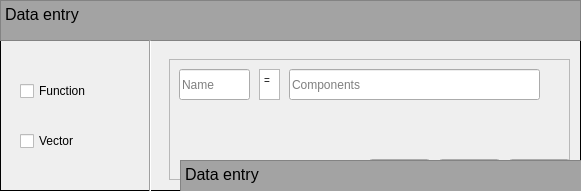
  <widget class="QFrame" name="frame">
   <property name="geometry">
    <rect>
     <x>20</x>
     <y>10</y>
     <width>581</width>
     <height>191</height>
    </rect>
   </property>
   <property name="frameShape">
    <enum>QFrame::Box</enum>
   </property>
   <property name="frameShadow">
    <enum>QFrame::Plain</enum>
   </property>
   <widget class="QTextBrowser" name="textBrowser">
    <property name="geometry">
     <rect>
      <x>0</x>
      <y>0</y>
      <width>581</width>
      <height>41</height>
     </rect>
    </property>
    <property name="palette">
     <palette>
      <active>
       <colorrole role="WindowText">
        <brush brushstyle="SolidPattern">
         <color alpha="255">
          <red>0</red>
          <green>0</green>
          <blue>0</blue>
         </color>
        </brush>
       </colorrole>
       <colorrole role="Button">
        <brush brushstyle="SolidPattern">
         <color alpha="255">
          <red>170</red>
          <green>170</green>
          <blue>170</blue>
         </color>
        </brush>
       </colorrole>
       <colorrole role="Light">
        <brush brushstyle="SolidPattern">
         <color alpha="255">
          <red>255</red>
          <green>255</green>
          <blue>255</blue>
         </color>
        </brush>
       </colorrole>
       <colorrole role="Midlight">
        <brush brushstyle="SolidPattern">
         <color alpha="255">
          <red>212</red>
          <green>212</green>
          <blue>212</blue>
         </color>
        </brush>
       </colorrole>
       <colorrole role="Dark">
        <brush brushstyle="SolidPattern">
         <color alpha="255">
          <red>85</red>
          <green>85</green>
          <blue>85</blue>
         </color>
        </brush>
       </colorrole>
       <colorrole role="Mid">
        <brush brushstyle="SolidPattern">
         <color alpha="255">
          <red>113</red>
          <green>113</green>
          <blue>113</blue>
         </color>
        </brush>
       </colorrole>
       <colorrole role="Text">
        <brush brushstyle="SolidPattern">
         <color alpha="255">
          <red>0</red>
          <green>0</green>
          <blue>0</blue>
         </color>
        </brush>
       </colorrole>
       <colorrole role="BrightText">
        <brush brushstyle="SolidPattern">
         <color alpha="255">
          <red>255</red>
          <green>255</green>
          <blue>255</blue>
         </color>
        </brush>
       </colorrole>
       <colorrole role="ButtonText">
        <brush brushstyle="SolidPattern">
         <color alpha="255">
          <red>0</red>
          <green>0</green>
          <blue>0</blue>
         </color>
        </brush>
       </colorrole>
       <colorrole role="Base">
        <brush brushstyle="SolidPattern">
         <color alpha="255">
          <red>163</red>
          <green>163</green>
          <blue>163</blue>
         </color>
        </brush>
       </colorrole>
       <colorrole role="Window">
        <brush brushstyle="SolidPattern">
         <color alpha="255">
          <red>170</red>
          <green>170</green>
          <blue>170</blue>
         </color>
        </brush>
       </colorrole>
       <colorrole role="Shadow">
        <brush brushstyle="SolidPattern">
         <color alpha="255">
          <red>0</red>
          <green>0</green>
          <blue>0</blue>
         </color>
        </brush>
       </colorrole>
       <colorrole role="AlternateBase">
        <brush brushstyle="SolidPattern">
         <color alpha="255">
          <red>212</red>
          <green>212</green>
          <blue>212</blue>
         </color>
        </brush>
       </colorrole>
       <colorrole role="ToolTipBase">
        <brush brushstyle="SolidPattern">
         <color alpha="255">
          <red>255</red>
          <green>255</green>
          <blue>220</blue>
         </color>
        </brush>
       </colorrole>
       <colorrole role="ToolTipText">
        <brush brushstyle="SolidPattern">
         <color alpha="255">
          <red>0</red>
          <green>0</green>
          <blue>0</blue>
         </color>
        </brush>
       </colorrole>
       <colorrole role="PlaceholderText">
        <brush brushstyle="SolidPattern">
         <color alpha="128">
          <red>0</red>
          <green>0</green>
          <blue>0</blue>
         </color>
        </brush>
       </colorrole>
      </active>
      <inactive>
       <colorrole role="WindowText">
        <brush brushstyle="SolidPattern">
         <color alpha="255">
          <red>0</red>
          <green>0</green>
          <blue>0</blue>
         </color>
        </brush>
       </colorrole>
       <colorrole role="Button">
        <brush brushstyle="SolidPattern">
         <color alpha="255">
          <red>170</red>
          <green>170</green>
          <blue>170</blue>
         </color>
        </brush>
       </colorrole>
       <colorrole role="Light">
        <brush brushstyle="SolidPattern">
         <color alpha="255">
          <red>255</red>
          <green>255</green>
          <blue>255</blue>
         </color>
        </brush>
       </colorrole>
       <colorrole role="Midlight">
        <brush brushstyle="SolidPattern">
         <color alpha="255">
          <red>212</red>
          <green>212</green>
          <blue>212</blue>
         </color>
        </brush>
       </colorrole>
       <colorrole role="Dark">
        <brush brushstyle="SolidPattern">
         <color alpha="255">
          <red>85</red>
          <green>85</green>
          <blue>85</blue>
         </color>
        </brush>
       </colorrole>
       <colorrole role="Mid">
        <brush brushstyle="SolidPattern">
         <color alpha="255">
          <red>113</red>
          <green>113</green>
          <blue>113</blue>
         </color>
        </brush>
       </colorrole>
       <colorrole role="Text">
        <brush brushstyle="SolidPattern">
         <color alpha="255">
          <red>0</red>
          <green>0</green>
          <blue>0</blue>
         </color>
        </brush>
       </colorrole>
       <colorrole role="BrightText">
        <brush brushstyle="SolidPattern">
         <color alpha="255">
          <red>255</red>
          <green>255</green>
          <blue>255</blue>
         </color>
        </brush>
       </colorrole>
       <colorrole role="ButtonText">
        <brush brushstyle="SolidPattern">
         <color alpha="255">
          <red>0</red>
          <green>0</green>
          <blue>0</blue>
         </color>
        </brush>
       </colorrole>
       <colorrole role="Base">
        <brush brushstyle="SolidPattern">
         <color alpha="255">
          <red>163</red>
          <green>163</green>
          <blue>163</blue>
         </color>
        </brush>
       </colorrole>
       <colorrole role="Window">
        <brush brushstyle="SolidPattern">
         <color alpha="255">
          <red>170</red>
          <green>170</green>
          <blue>170</blue>
         </color>
        </brush>
       </colorrole>
       <colorrole role="Shadow">
        <brush brushstyle="SolidPattern">
         <color alpha="255">
          <red>0</red>
          <green>0</green>
          <blue>0</blue>
         </color>
        </brush>
       </colorrole>
       <colorrole role="AlternateBase">
        <brush brushstyle="SolidPattern">
         <color alpha="255">
          <red>212</red>
          <green>212</green>
          <blue>212</blue>
         </color>
        </brush>
       </colorrole>
       <colorrole role="ToolTipBase">
        <brush brushstyle="SolidPattern">
         <color alpha="255">
          <red>255</red>
          <green>255</green>
          <blue>220</blue>
         </color>
        </brush>
       </colorrole>
       <colorrole role="ToolTipText">
        <brush brushstyle="SolidPattern">
         <color alpha="255">
          <red>0</red>
          <green>0</green>
          <blue>0</blue>
         </color>
        </brush>
       </colorrole>
       <colorrole role="PlaceholderText">
        <brush brushstyle="SolidPattern">
         <color alpha="128">
          <red>0</red>
          <green>0</green>
          <blue>0</blue>
         </color>
        </brush>
       </colorrole>
      </inactive>
      <disabled>
       <colorrole role="WindowText">
        <brush brushstyle="SolidPattern">
         <color alpha="255">
          <red>85</red>
          <green>85</green>
          <blue>85</blue>
         </color>
        </brush>
       </colorrole>
       <colorrole role="Button">
        <brush brushstyle="SolidPattern">
         <color alpha="255">
          <red>170</red>
          <green>170</green>
          <blue>170</blue>
         </color>
        </brush>
       </colorrole>
       <colorrole role="Light">
        <brush brushstyle="SolidPattern">
         <color alpha="255">
          <red>255</red>
          <green>255</green>
          <blue>255</blue>
         </color>
        </brush>
       </colorrole>
       <colorrole role="Midlight">
        <brush brushstyle="SolidPattern">
         <color alpha="255">
          <red>212</red>
          <green>212</green>
          <blue>212</blue>
         </color>
        </brush>
       </colorrole>
       <colorrole role="Dark">
        <brush brushstyle="SolidPattern">
         <color alpha="255">
          <red>85</red>
          <green>85</green>
          <blue>85</blue>
         </color>
        </brush>
       </colorrole>
       <colorrole role="Mid">
        <brush brushstyle="SolidPattern">
         <color alpha="255">
          <red>113</red>
          <green>113</green>
          <blue>113</blue>
         </color>
        </brush>
       </colorrole>
       <colorrole role="Text">
        <brush brushstyle="SolidPattern">
         <color alpha="255">
          <red>85</red>
          <green>85</green>
          <blue>85</blue>
         </color>
        </brush>
       </colorrole>
       <colorrole role="BrightText">
        <brush brushstyle="SolidPattern">
         <color alpha="255">
          <red>255</red>
          <green>255</green>
          <blue>255</blue>
         </color>
        </brush>
       </colorrole>
       <colorrole role="ButtonText">
        <brush brushstyle="SolidPattern">
         <color alpha="255">
          <red>85</red>
          <green>85</green>
          <blue>85</blue>
         </color>
        </brush>
       </colorrole>
       <colorrole role="Base">
        <brush brushstyle="SolidPattern">
         <color alpha="255">
          <red>170</red>
          <green>170</green>
          <blue>170</blue>
         </color>
        </brush>
       </colorrole>
       <colorrole role="Window">
        <brush brushstyle="SolidPattern">
         <color alpha="255">
          <red>170</red>
          <green>170</green>
          <blue>170</blue>
         </color>
        </brush>
       </colorrole>
       <colorrole role="Shadow">
        <brush brushstyle="SolidPattern">
         <color alpha="255">
          <red>0</red>
          <green>0</green>
          <blue>0</blue>
         </color>
        </brush>
       </colorrole>
       <colorrole role="AlternateBase">
        <brush brushstyle="SolidPattern">
         <color alpha="255">
          <red>170</red>
          <green>170</green>
          <blue>170</blue>
         </color>
        </brush>
       </colorrole>
       <colorrole role="ToolTipBase">
        <brush brushstyle="SolidPattern">
         <color alpha="255">
          <red>255</red>
          <green>255</green>
          <blue>220</blue>
         </color>
        </brush>
       </colorrole>
       <colorrole role="ToolTipText">
        <brush brushstyle="SolidPattern">
         <color alpha="255">
          <red>0</red>
          <green>0</green>
          <blue>0</blue>
         </color>
        </brush>
       </colorrole>
       <colorrole role="PlaceholderText">
        <brush brushstyle="SolidPattern">
         <color alpha="128">
          <red>0</red>
          <green>0</green>
          <blue>0</blue>
         </color>
        </brush>
       </colorrole>
      </disabled>
     </palette>
    </property>
    <property name="verticalScrollBarPolicy">
     <enum>Qt::ScrollBarAlwaysOff</enum>
    </property>
    <property name="html">
     <string>&lt;!DOCTYPE HTML PUBLIC &quot;-//W3C//DTD HTML 4.0//EN&quot; &quot;http://www.w3.org/TR/REC-html40/strict.dtd&quot;&gt;
&lt;html&gt;&lt;head&gt;&lt;meta name=&quot;qrichtext&quot; content=&quot;1&quot; /&gt;&lt;style type=&quot;text/css&quot;&gt;
p, li { white-space: pre-wrap; }
&lt;/style&gt;&lt;/head&gt;&lt;body style=&quot; font-family:'MS Shell Dlg 2'; font-size:7.8pt; font-weight:400; font-style:normal;&quot;&gt;
&lt;p style=&quot; margin-top:0px; margin-bottom:0px; margin-left:0px; margin-right:0px; -qt-block-indent:0; text-indent:0px;&quot;&gt;&lt;span style=&quot; font-size:12pt;&quot;&gt;Data entry&lt;/span&gt;&lt;/p&gt;
&lt;p style=&quot;-qt-paragraph-type:empty; margin-top:0px; margin-bottom:0px; margin-left:0px; margin-right:0px; -qt-block-indent:0; text-indent:0px; font-size:12pt;&quot;&gt;&lt;br /&gt;&lt;/p&gt;&lt;/body&gt;&lt;/html&gt;</string>
    </property>
   </widget>
   <widget class="QCheckBox" name="CheckBox_funct">
    <property name="geometry">
     <rect>
      <x>20</x>
      <y>80</y>
      <width>83</width>
      <height>22</height>
     </rect>
    </property>
    <property name="text">
     <string>Function</string>
    </property>
   </widget>
   <widget class="QCheckBox" name="CheckBox_vector">
    <property name="geometry">
     <rect>
      <x>20</x>
      <y>130</y>
      <width>83</width>
      <height>22</height>
     </rect>
    </property>
    <property name="cursor">
     <cursorShape>PointingHandCursor</cursorShape>
    </property>
    <property name="text">
     <string>Vector</string>
    </property>
    <property name="tristate">
     <bool>false</bool>
    </property>
   </widget>
   <widget class="Line" name="line">
    <property name="geometry">
     <rect>
      <x>140</x>
      <y>40</y>
      <width>20</width>
      <height>171</height>
     </rect>
    </property>
    <property name="orientation">
     <enum>Qt::Vertical</enum>
    </property>
   </widget>
   <widget class="QFrame" name="frame_2">
    <property name="geometry">
     <rect>
      <x>169</x>
      <y>59</y>
      <width>401</width>
      <height>121</height>
     </rect>
    </property>
    <property name="frameShape">
     <enum>QFrame::StyledPanel</enum>
    </property>
    <property name="frameShadow">
     <enum>QFrame::Raised</enum>
    </property>
    <widget class="QLineEdit" name="LineEdit_Name">
     <property name="geometry">
      <rect>
       <x>10</x>
       <y>10</y>
       <width>71</width>
       <height>31</height>
      </rect>
     </property>
     <property name="placeholderText">
      <string>Name</string>
     </property>
    </widget>
    <widget class="QTextBrowser" name="textBrowser_2">
     <property name="geometry">
      <rect>
       <x>90</x>
       <y>10</y>
       <width>21</width>
       <height>31</height>
      </rect>
     </property>
     <property name="html">
      <string>&lt;!DOCTYPE HTML PUBLIC &quot;-//W3C//DTD HTML 4.0//EN&quot; &quot;http://www.w3.org/TR/REC-html40/strict.dtd&quot;&gt;
&lt;html&gt;&lt;head&gt;&lt;meta name=&quot;qrichtext&quot; content=&quot;1&quot; /&gt;&lt;style type=&quot;text/css&quot;&gt;
p, li { white-space: pre-wrap; }
&lt;/style&gt;&lt;/head&gt;&lt;body style=&quot; font-family:'MS Shell Dlg 2'; font-size:7.8pt; font-weight:400; font-style:normal;&quot;&gt;
&lt;p style=&quot; margin-top:0px; margin-bottom:0px; margin-left:0px; margin-right:0px; -qt-block-indent:0; text-indent:0px;&quot;&gt;=&lt;/p&gt;&lt;/body&gt;&lt;/html&gt;</string>
     </property>
    </widget>
    <widget class="QLineEdit" name="LineEdit_Comp">
     <property name="geometry">
      <rect>
       <x>120</x>
       <y>10</y>
       <width>251</width>
       <height>31</height>
      </rect>
     </property>
     <property name="placeholderText">
      <string>Components</string>
     </property>
    </widget>
    <widget class="QPushButton" name="Button_racine">
     <property name="geometry">
      <rect>
       <x>200</x>
       <y>100</y>
       <width>61</width>
       <height>20</height>
      </rect>
     </property>
     <property name="text">
      <string>√</string>
     </property>
    </widget>
    <widget class="QPushButton" name="Button_sum">
     <property name="geometry">
      <rect>
       <x>270</x>
       <y>100</y>
       <width>61</width>
       <height>20</height>
      </rect>
     </property>
     <property name="text">
      <string>∑</string>
     </property>
    </widget>
    <widget class="QPushButton" name="Button_pi">
     <property name="geometry">
      <rect>
       <x>340</x>
       <y>100</y>
       <width>61</width>
       <height>20</height>
      </rect>
     </property>
     <property name="text">
      <string>∏</string>
     </property>
    </widget>
   </widget>
   <widget class="QFrame" name="frame_3">
    <property name="geometry">
     <rect>
      <x>180</x>
      <y>160</y>
      <width>581</width>
      <height>191</height>
     </rect>
    </property>
    <property name="frameShape">
     <enum>QFrame::Box</enum>
    </property>
    <property name="frameShadow">
     <enum>QFrame::Plain</enum>
    </property>
    <widget class="QTextBrowser" name="textBrowser_3">
     <property name="geometry">
      <rect>
       <x>0</x>
       <y>0</y>
       <width>581</width>
       <height>41</height>
      </rect>
     </property>
     <property name="palette">
      <palette>
       <active>
        <colorrole role="WindowText">
         <brush brushstyle="SolidPattern">
          <color alpha="255">
           <red>0</red>
           <green>0</green>
           <blue>0</blue>
          </color>
         </brush>
        </colorrole>
        <colorrole role="Button">
         <brush brushstyle="SolidPattern">
          <color alpha="255">
           <red>170</red>
           <green>170</green>
           <blue>170</blue>
          </color>
         </brush>
        </colorrole>
        <colorrole role="Light">
         <brush brushstyle="SolidPattern">
          <color alpha="255">
           <red>255</red>
           <green>255</green>
           <blue>255</blue>
          </color>
         </brush>
        </colorrole>
        <colorrole role="Midlight">
         <brush brushstyle="SolidPattern">
          <color alpha="255">
           <red>212</red>
           <green>212</green>
           <blue>212</blue>
          </color>
         </brush>
        </colorrole>
        <colorrole role="Dark">
         <brush brushstyle="SolidPattern">
          <color alpha="255">
           <red>85</red>
           <green>85</green>
           <blue>85</blue>
          </color>
         </brush>
        </colorrole>
        <colorrole role="Mid">
         <brush brushstyle="SolidPattern">
          <color alpha="255">
           <red>113</red>
           <green>113</green>
           <blue>113</blue>
          </color>
         </brush>
        </colorrole>
        <colorrole role="Text">
         <brush brushstyle="SolidPattern">
          <color alpha="255">
           <red>0</red>
           <green>0</green>
           <blue>0</blue>
          </color>
         </brush>
        </colorrole>
        <colorrole role="BrightText">
         <brush brushstyle="SolidPattern">
          <color alpha="255">
           <red>255</red>
           <green>255</green>
           <blue>255</blue>
          </color>
         </brush>
        </colorrole>
        <colorrole role="ButtonText">
         <brush brushstyle="SolidPattern">
          <color alpha="255">
           <red>0</red>
           <green>0</green>
           <blue>0</blue>
          </color>
         </brush>
        </colorrole>
        <colorrole role="Base">
         <brush brushstyle="SolidPattern">
          <color alpha="255">
           <red>163</red>
           <green>163</green>
           <blue>163</blue>
          </color>
         </brush>
        </colorrole>
        <colorrole role="Window">
         <brush brushstyle="SolidPattern">
          <color alpha="255">
           <red>170</red>
           <green>170</green>
           <blue>170</blue>
          </color>
         </brush>
        </colorrole>
        <colorrole role="Shadow">
         <brush brushstyle="SolidPattern">
          <color alpha="255">
           <red>0</red>
           <green>0</green>
           <blue>0</blue>
          </color>
         </brush>
        </colorrole>
        <colorrole role="AlternateBase">
         <brush brushstyle="SolidPattern">
          <color alpha="255">
           <red>212</red>
           <green>212</green>
           <blue>212</blue>
          </color>
         </brush>
        </colorrole>
        <colorrole role="ToolTipBase">
         <brush brushstyle="SolidPattern">
          <color alpha="255">
           <red>255</red>
           <green>255</green>
           <blue>220</blue>
          </color>
         </brush>
        </colorrole>
        <colorrole role="ToolTipText">
         <brush brushstyle="SolidPattern">
          <color alpha="255">
           <red>0</red>
           <green>0</green>
           <blue>0</blue>
          </color>
         </brush>
        </colorrole>
        <colorrole role="PlaceholderText">
         <brush brushstyle="SolidPattern">
          <color alpha="128">
           <red>0</red>
           <green>0</green>
           <blue>0</blue>
          </color>
         </brush>
        </colorrole>
       </active>
       <inactive>
        <colorrole role="WindowText">
         <brush brushstyle="SolidPattern">
          <color alpha="255">
           <red>0</red>
           <green>0</green>
           <blue>0</blue>
          </color>
         </brush>
        </colorrole>
        <colorrole role="Button">
         <brush brushstyle="SolidPattern">
          <color alpha="255">
           <red>170</red>
           <green>170</green>
           <blue>170</blue>
          </color>
         </brush>
        </colorrole>
        <colorrole role="Light">
         <brush brushstyle="SolidPattern">
          <color alpha="255">
           <red>255</red>
           <green>255</green>
           <blue>255</blue>
          </color>
         </brush>
        </colorrole>
        <colorrole role="Midlight">
         <brush brushstyle="SolidPattern">
          <color alpha="255">
           <red>212</red>
           <green>212</green>
           <blue>212</blue>
          </color>
         </brush>
        </colorrole>
        <colorrole role="Dark">
         <brush brushstyle="SolidPattern">
          <color alpha="255">
           <red>85</red>
           <green>85</green>
           <blue>85</blue>
          </color>
         </brush>
        </colorrole>
        <colorrole role="Mid">
         <brush brushstyle="SolidPattern">
          <color alpha="255">
           <red>113</red>
           <green>113</green>
           <blue>113</blue>
          </color>
         </brush>
        </colorrole>
        <colorrole role="Text">
         <brush brushstyle="SolidPattern">
          <color alpha="255">
           <red>0</red>
           <green>0</green>
           <blue>0</blue>
          </color>
         </brush>
        </colorrole>
        <colorrole role="BrightText">
         <brush brushstyle="SolidPattern">
          <color alpha="255">
           <red>255</red>
           <green>255</green>
           <blue>255</blue>
          </color>
         </brush>
        </colorrole>
        <colorrole role="ButtonText">
         <brush brushstyle="SolidPattern">
          <color alpha="255">
           <red>0</red>
           <green>0</green>
           <blue>0</blue>
          </color>
         </brush>
        </colorrole>
        <colorrole role="Base">
         <brush brushstyle="SolidPattern">
          <color alpha="255">
           <red>163</red>
           <green>163</green>
           <blue>163</blue>
          </color>
         </brush>
        </colorrole>
        <colorrole role="Window">
         <brush brushstyle="SolidPattern">
          <color alpha="255">
           <red>170</red>
           <green>170</green>
           <blue>170</blue>
          </color>
         </brush>
        </colorrole>
        <colorrole role="Shadow">
         <brush brushstyle="SolidPattern">
          <color alpha="255">
           <red>0</red>
           <green>0</green>
           <blue>0</blue>
          </color>
         </brush>
        </colorrole>
        <colorrole role="AlternateBase">
         <brush brushstyle="SolidPattern">
          <color alpha="255">
           <red>212</red>
           <green>212</green>
           <blue>212</blue>
          </color>
         </brush>
        </colorrole>
        <colorrole role="ToolTipBase">
         <brush brushstyle="SolidPattern">
          <color alpha="255">
           <red>255</red>
           <green>255</green>
           <blue>220</blue>
          </color>
         </brush>
        </colorrole>
        <colorrole role="ToolTipText">
         <brush brushstyle="SolidPattern">
          <color alpha="255">
           <red>0</red>
           <green>0</green>
           <blue>0</blue>
          </color>
         </brush>
        </colorrole>
        <colorrole role="PlaceholderText">
         <brush brushstyle="SolidPattern">
          <color alpha="128">
           <red>0</red>
           <green>0</green>
           <blue>0</blue>
          </color>
         </brush>
        </colorrole>
       </inactive>
       <disabled>
        <colorrole role="WindowText">
         <brush brushstyle="SolidPattern">
          <color alpha="255">
           <red>85</red>
           <green>85</green>
           <blue>85</blue>
          </color>
         </brush>
        </colorrole>
        <colorrole role="Button">
         <brush brushstyle="SolidPattern">
          <color alpha="255">
           <red>170</red>
           <green>170</green>
           <blue>170</blue>
          </color>
         </brush>
        </colorrole>
        <colorrole role="Light">
         <brush brushstyle="SolidPattern">
          <color alpha="255">
           <red>255</red>
           <green>255</green>
           <blue>255</blue>
          </color>
         </brush>
        </colorrole>
        <colorrole role="Midlight">
         <brush brushstyle="SolidPattern">
          <color alpha="255">
           <red>212</red>
           <green>212</green>
           <blue>212</blue>
          </color>
         </brush>
        </colorrole>
        <colorrole role="Dark">
         <brush brushstyle="SolidPattern">
          <color alpha="255">
           <red>85</red>
           <green>85</green>
           <blue>85</blue>
          </color>
         </brush>
        </colorrole>
        <colorrole role="Mid">
         <brush brushstyle="SolidPattern">
          <color alpha="255">
           <red>113</red>
           <green>113</green>
           <blue>113</blue>
          </color>
         </brush>
        </colorrole>
        <colorrole role="Text">
         <brush brushstyle="SolidPattern">
          <color alpha="255">
           <red>85</red>
           <green>85</green>
           <blue>85</blue>
          </color>
         </brush>
        </colorrole>
        <colorrole role="BrightText">
         <brush brushstyle="SolidPattern">
          <color alpha="255">
           <red>255</red>
           <green>255</green>
           <blue>255</blue>
          </color>
         </brush>
        </colorrole>
        <colorrole role="ButtonText">
         <brush brushstyle="SolidPattern">
          <color alpha="255">
           <red>85</red>
           <green>85</green>
           <blue>85</blue>
          </color>
         </brush>
        </colorrole>
        <colorrole role="Base">
         <brush brushstyle="SolidPattern">
          <color alpha="255">
           <red>170</red>
           <green>170</green>
           <blue>170</blue>
          </color>
         </brush>
        </colorrole>
        <colorrole role="Window">
         <brush brushstyle="SolidPattern">
          <color alpha="255">
           <red>170</red>
           <green>170</green>
           <blue>170</blue>
          </color>
         </brush>
        </colorrole>
        <colorrole role="Shadow">
         <brush brushstyle="SolidPattern">
          <color alpha="255">
           <red>0</red>
           <green>0</green>
           <blue>0</blue>
          </color>
         </brush>
        </colorrole>
        <colorrole role="AlternateBase">
         <brush brushstyle="SolidPattern">
          <color alpha="255">
           <red>170</red>
           <green>170</green>
           <blue>170</blue>
          </color>
         </brush>
        </colorrole>
        <colorrole role="ToolTipBase">
         <brush brushstyle="SolidPattern">
          <color alpha="255">
           <red>255</red>
           <green>255</green>
           <blue>220</blue>
          </color>
         </brush>
        </colorrole>
        <colorrole role="ToolTipText">
         <brush brushstyle="SolidPattern">
          <color alpha="255">
           <red>0</red>
           <green>0</green>
           <blue>0</blue>
          </color>
         </brush>
        </colorrole>
        <colorrole role="PlaceholderText">
         <brush brushstyle="SolidPattern">
          <color alpha="128">
           <red>0</red>
           <green>0</green>
           <blue>0</blue>
          </color>
         </brush>
        </colorrole>
       </disabled>
      </palette>
     </property>
     <property name="verticalScrollBarPolicy">
      <enum>Qt::ScrollBarAlwaysOff</enum>
     </property>
     <property name="html">
      <string>&lt;!DOCTYPE HTML PUBLIC &quot;-//W3C//DTD HTML 4.0//EN&quot; &quot;http://www.w3.org/TR/REC-html40/strict.dtd&quot;&gt;
&lt;html&gt;&lt;head&gt;&lt;meta name=&quot;qrichtext&quot; content=&quot;1&quot; /&gt;&lt;style type=&quot;text/css&quot;&gt;
p, li { white-space: pre-wrap; }
&lt;/style&gt;&lt;/head&gt;&lt;body style=&quot; font-family:'MS Shell Dlg 2'; font-size:7.8pt; font-weight:400; font-style:normal;&quot;&gt;
&lt;p style=&quot; margin-top:0px; margin-bottom:0px; margin-left:0px; margin-right:0px; -qt-block-indent:0; text-indent:0px;&quot;&gt;&lt;span style=&quot; font-size:12pt;&quot;&gt;Data entry&lt;/span&gt;&lt;/p&gt;
&lt;p style=&quot;-qt-paragraph-type:empty; margin-top:0px; margin-bottom:0px; margin-left:0px; margin-right:0px; -qt-block-indent:0; text-indent:0px; font-size:12pt;&quot;&gt;&lt;br /&gt;&lt;/p&gt;&lt;/body&gt;&lt;/html&gt;</string>
     </property>
    </widget>
    <widget class="QCheckBox" name="CheckBox_funct_2">
     <property name="geometry">
      <rect>
       <x>20</x>
       <y>80</y>
       <width>83</width>
       <height>22</height>
      </rect>
     </property>
     <property name="text">
      <string>Function</string>
     </property>
    </widget>
    <widget class="QCheckBox" name="CheckBox_vector_2">
     <property name="geometry">
      <rect>
       <x>20</x>
       <y>130</y>
       <width>83</width>
       <height>22</height>
      </rect>
     </property>
     <property name="cursor">
      <cursorShape>PointingHandCursor</cursorShape>
     </property>
     <property name="text">
      <string>Vector</string>
     </property>
     <property name="tristate">
      <bool>false</bool>
     </property>
    </widget>
    <widget class="Line" name="line_2">
     <property name="geometry">
      <rect>
       <x>140</x>
       <y>40</y>
       <width>20</width>
       <height>171</height>
      </rect>
     </property>
     <property name="orientation">
      <enum>Qt::Vertical</enum>
     </property>
    </widget>
    <widget class="QFrame" name="frame_4">
     <property name="geometry">
      <rect>
       <x>169</x>
       <y>59</y>
       <width>401</width>
       <height>121</height>
      </rect>
     </property>
     <property name="frameShape">
      <enum>QFrame::StyledPanel</enum>
     </property>
     <property name="frameShadow">
      <enum>QFrame::Raised</enum>
     </property>
     <widget class="QLineEdit" name="LineEdit_Name_2">
      <property name="geometry">
       <rect>
        <x>10</x>
        <y>10</y>
        <width>71</width>
        <height>31</height>
       </rect>
      </property>
      <property name="placeholderText">
       <string>Name</string>
      </property>
     </widget>
     <widget class="QTextBrowser" name="textBrowser_4">
      <property name="geometry">
       <rect>
        <x>90</x>
        <y>10</y>
        <width>21</width>
        <height>31</height>
       </rect>
      </property>
      <property name="html">
       <string>&lt;!DOCTYPE HTML PUBLIC &quot;-//W3C//DTD HTML 4.0//EN&quot; &quot;http://www.w3.org/TR/REC-html40/strict.dtd&quot;&gt;
&lt;html&gt;&lt;head&gt;&lt;meta name=&quot;qrichtext&quot; content=&quot;1&quot; /&gt;&lt;style type=&quot;text/css&quot;&gt;
p, li { white-space: pre-wrap; }
&lt;/style&gt;&lt;/head&gt;&lt;body style=&quot; font-family:'MS Shell Dlg 2'; font-size:7.8pt; font-weight:400; font-style:normal;&quot;&gt;
&lt;p style=&quot; margin-top:0px; margin-bottom:0px; margin-left:0px; margin-right:0px; -qt-block-indent:0; text-indent:0px;&quot;&gt;=&lt;/p&gt;&lt;/body&gt;&lt;/html&gt;</string>
      </property>
     </widget>
     <widget class="QLineEdit" name="LineEdit_Comp_2">
      <property name="geometry">
       <rect>
        <x>120</x>
        <y>10</y>
        <width>251</width>
        <height>31</height>
       </rect>
      </property>
      <property name="placeholderText">
       <string>Components</string>
      </property>
     </widget>
     <widget class="QPushButton" name="Button_racine_2">
      <property name="geometry">
       <rect>
        <x>200</x>
        <y>100</y>
        <width>61</width>
        <height>20</height>
       </rect>
      </property>
      <property name="text">
       <string>√</string>
      </property>
     </widget>
     <widget class="QPushButton" name="Button_sum_2">
      <property name="geometry">
       <rect>
        <x>270</x>
        <y>100</y>
        <width>61</width>
        <height>20</height>
       </rect>
      </property>
      <property name="text">
       <string>∑</string>
      </property>
     </widget>
     <widget class="QPushButton" name="Button_pi_2">
      <property name="geometry">
       <rect>
        <x>340</x>
        <y>100</y>
        <width>61</width>
        <height>20</height>
       </rect>
      </property>
      <property name="text">
       <string>∏</string>
      </property>
     </widget>
    </widget>
   </widget>
   <zorder>frame_2</zorder>
   <zorder>textBrowser</zorder>
   <zorder>CheckBox_funct</zorder>
   <zorder>CheckBox_vector</zorder>
   <zorder>line</zorder>
   <zorder>frame_3</zorder>
  </widget>
